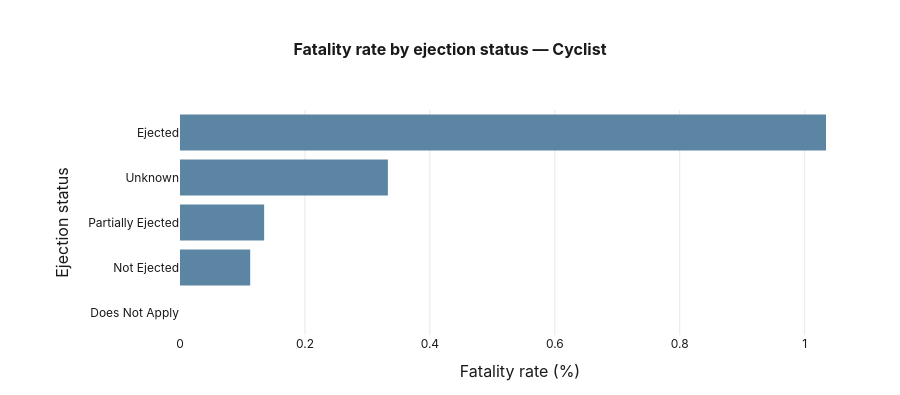

Notebook code for this chart:
### Code cell
# ── Ejection status vs fatality rate ─────────────────────────────────────────
COL_EJ        = "EJECTION"
MIN_COUNT_EJ  = 50          # exclude categories with fewer than 50 observations

for persona in ['Cyclist', 'Pedestrian', 'Motorist']:
    df = persona_raw[persona]

    # Calculate fatality rate per ejection category
    stats_ej = (
        df.groupby(COL_EJ)
        .agg(n=('fatal', 'count'), fatality_rate=('fatal', lambda x: x.mean() * 100))
        .reset_index()
    )
    # Filter out low-count categories and sort by fatality rate
    stats_ej = stats_ej[stats_ej['n'] >= MIN_COUNT_EJ].sort_values('fatality_rate', ascending=True)

    fig = go.Figure(go.Bar(
        x=stats_ej['fatality_rate'],
        y=stats_ej[COL_EJ],
        orientation='h',
        marker=dict(color=COLORS[persona], line_width=0),
        customdata=stats_ej['n'],
        hovertemplate='<b>%{y}</b><br>Fatality rate: %{x:.2f}%<br>n=%{customdata:,}<extra></extra>',
    ))

    fig.update_layout(
        font=dict(family=SITE_FONT, color=SITE_TEXT, size=13),
        title=dict(
            text=f'<b>Fatality rate by {FEATURE_LABELS[COL_EJ].lower()} — {persona}</b>',
            font=dict(family=SITE_FONT, size=_FONT_TITLE, color=SITE_TEXT),
            x=0.5,
        ),
        xaxis=dict(
            title='Fatality rate (%)',
            gridcolor=_GRIDCOLOR,
            zeroline=False,
            tickfont=dict(family=SITE_FONT, size=_FONT_AXIS, color=SITE_TEXT),
        ),
        yaxis=dict(
            title=FEATURE_LABELS[COL_EJ],
            tickfont=dict(family=SITE_FONT, size=_FONT_AXIS, color=SITE_TEXT),
        ),
        plot_bgcolor=_BGCOLOR,
        paper_bgcolor=SITE_PAPER,
        height=max(340, 120 + len(stats_ej) * 55),
        margin=dict(l=180, r=40, t=110, b=60),
    )

    fig.show()

### Figure 1 — Plotly figure (JSON) as saved in the notebook; plotly's stock layout.template omitted (floating-point values rounded to 4 significant figures)
{"data": [{"customdata": [98, 40044, 4454, 12921, 14988], "hovertemplate": "<b>%{y}</b><br>Fatality rate: %{x:.2f}%<br>n=%{customdata:,}<extra></extra>", "marker": {"color": "#5c85a4", "line": {"width": 0}}, "orientation": "h", "type": "bar", "x": [0.0, 0.1124, 0.1347, 0.3328, 1.034], "y": ["Does Not Apply", "Not Ejected", "Partially Ejected", "Unknown", "Ejected"]}], "layout": {"font": {"color": "#1a1a1a", "family": "Inter, Helvetica Neue, Helvetica, Arial, sans-serif", "size": 13}, "height": 395, "margin": {"b": 60, "l": 180, "r": 40, "t": 110}, "paper_bgcolor": "white", "plot_bgcolor": "white", "title": {"font": {"color": "#1a1a1a", "family": "Inter, Helvetica Neue, Helvetica, Arial, sans-serif", "size": 16}, "text": "<b>Fatality rate by ejection status — Cyclist</b>", "x": 0.5}, "xaxis": {"gridcolor": "#e8e8e8", "tickfont": {"color": "#1a1a1a", "family": "Inter, Helvetica Neue, Helvetica, Arial, sans-serif", "size": 12}, "title": {"text": "Fatality rate (%)"}, "zeroline": false}, "yaxis": {"tickfont": {"color": "#1a1a1a", "family": "Inter, Helvetica Neue, Helvetica, Arial, sans-serif", "size": 12}, "title": {"text": "Ejection status"}}}}
